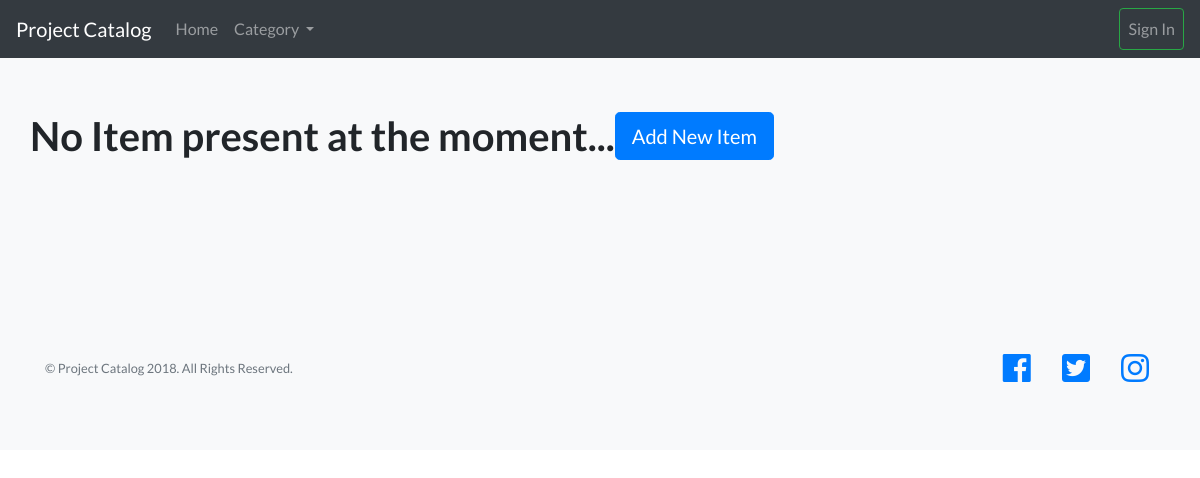
Before: /catalog/2/items with the older database file.
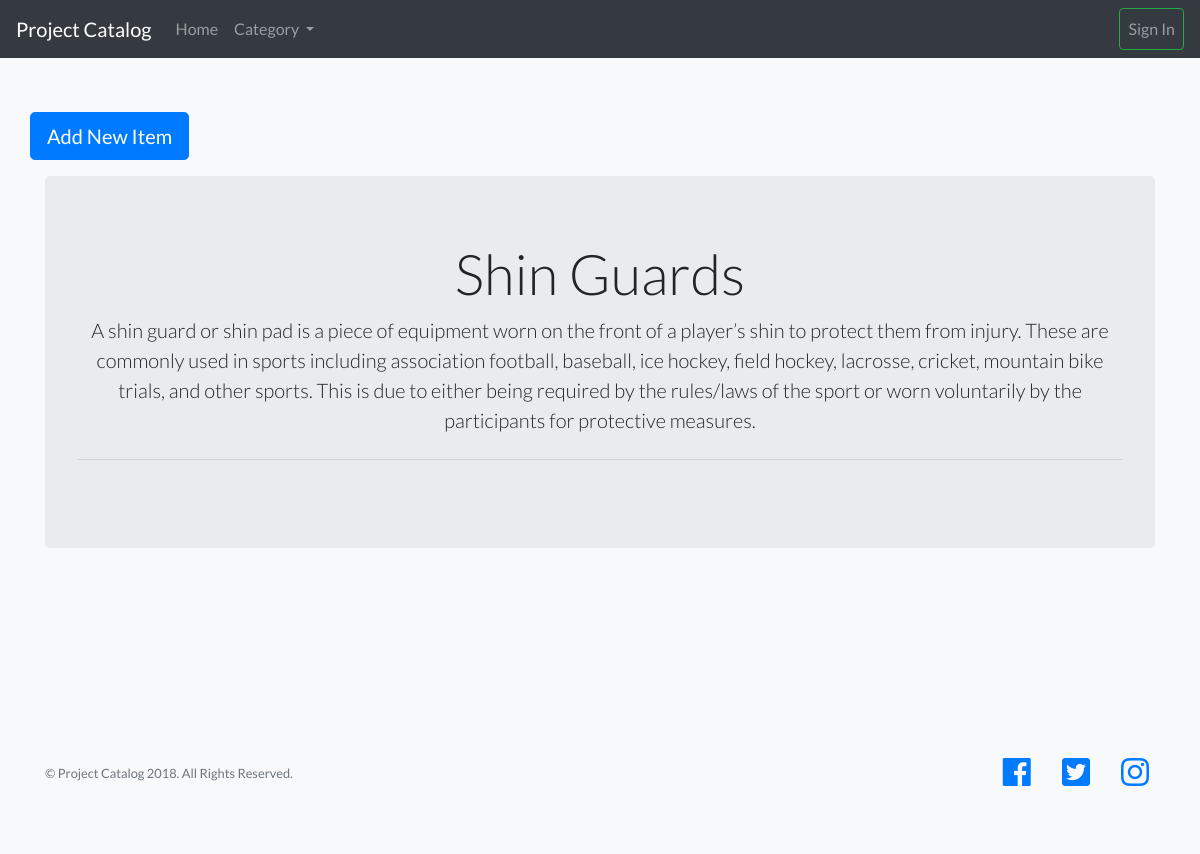
After: the same page with the newer database file.
### app/models.py (models this page shows, shortened)
class Item(db.Model):
    __tablename__= 'item'
    id = Column(Integer, primary_key=True)
    title = Column(String(140), nullable=True)
    description = Column(String(256))
    category_id = Column(Integer, ForeignKey('category.id'))
    category = relationship(Category)

### app/routes.py (the view)
@app.route('/catalog/<int:category_id>/items', methods=['GET'])
def item(category_id):
    categories = Category.query.all()
    category = Category.query.filter_by(id=category_id).one()
    items = Item.query.filter_by(id=category.id).all()
    return render_template('item/itemList.html', items= items, categories=categories, category = category)

### app/models.py (called while the page is built)
    def __repr__(self):
        return '<Category {}>'.format(self.name)

### app/templates/item/itemList.html (shortened to what this page needs)
{% extends "base/base.html" %}
{% block item_list %}
<section class="features-icons bg-light text-center">
    <div class="container">
      <div class="row">
            {% if (items == []) %}
            <h1>No Item present at the moment...</h1>
          {% endif %}
          <p class="lead">
            <a class="btn btn-primary btn-lg" href="{{url_for('addItem', category_id=category.id)}}" role="button">Add New Item</a>
            </p>
          {% for item in items %}
                <div class="col-lg-12 ">
                  <div class="jumbotron">
                    <h1 class="display-4">{{item.title}}</h1>
                    <p class="lead">{{item.description}}</p>
                    <hr class="my-4">
                  </div>
                </div>
          {% endfor %}
          </div>
      </div>
  </section>
{% endblock %}

### app/templates/base/base.html (shortened to what this page needs)
<!DOCTYPE html>
<html lang="en">
 <head>
   <link href="{{ url_for('static', filename='vendor/bootstrap/css/bootstrap.min.css') }}" rel="stylesheet">
   <link href="{{ url_for('static', filename='vendor/fontawesome-free/css/all.min.css') }}" rel="stylesheet">
   <link href="{{ url_for('static', filename='vendor/simple-line-icons/css/simple-line-icons.css') }}" rel="stylesheet" type="text/css">
   <link href="{{ url_for('static', filename='css/landing-page.min.css') }}" rel="stylesheet">
 </head>
 <body>
   <nav class="navbar navbar-expand-lg navbar-dark bg-dark fixed-top">
  <a class="navbar-brand" href="#">Project Catalog</a>
  <div class="collapse navbar-collapse" id="navbarSupportedContent">
    <ul class="navbar-nav mr-auto">
      <li class="nav-item">
        <a class="nav-link" href="{{url_for('index')}}">Home <span class="sr-only">(current)</span></a>
      </li>
      <li class="nav-item dropdown">
          <a class="nav-link dropdown-toggle" href="#" id="navbarDropdown" role="button" data-toggle="dropdown" aria-haspopup="true" aria-expanded="false">
              Category
          </a>
      </li>
    </ul>
    <ul class="form-inline my-2 my-lg-0 navbar-nav ">
      <li class="nav-item">
        {% if current_user.is_anonymous %}
          <a class="nav-link btn btn-outline-success my-2 my-sm-0"  href="{{url_for('login')}}">Sign In</a>
        {% else %}
          <a class="nav-link btn btn-outline-danger my-2 my-sm-0"  href="{{url_for('logout')}}">Sign Out</a>
        {% endif %}
        </li>
    </ul>
  </div>
</nav>
{% block item_list %}
{% endblock %}
       <footer class="footer bg-light">
        <div class="container">
          <div class="row">
            <div class="col-lg-6 h-100 text-center text-lg-left my-auto">
              <p class="text-muted small mb-4 mb-lg-0">&copy; Project Catalog 2018. All Rights Reserved.</p>
            </div>
            <div class="col-lg-6 h-100 text-center text-lg-right my-auto">
              <ul class="list-inline mb-0">
                <li class="list-inline-item mr-3">
                  <a href="#">
                    <i class="fab fa-facebook fa-2x fa-fw"></i>
                  </a>
                </li>
                <li class="list-inline-item mr-3">
                  <a href="#">
                    <i class="fab fa-twitter-square fa-2x fa-fw"></i>
                  </a>
                </li>
                <li class="list-inline-item">
                  <a href="#">
                    <i class="fab fa-instagram fa-2x fa-fw"></i>
                  </a>
                </li>
              </ul>
            </div>
          </div>
        </div>
      </footer>
     </body>
   </html>

Changed rows visible on the page:
added Item: title "Shin Guards", description "A shin guard or shin pad is a piece of equipment worn on the front of a player’s shin to protect them from injury. These are commonly used in sports including association football, baseball, ice hockey, field hockey, lacrosse, cricket, mountain bike trials, and other sports. This is due to either being required by the rules/laws of the sport or worn voluntarily by the participants for protective measures."
Other visible differences:
text no longer shown: "No Item present at the moment..."
